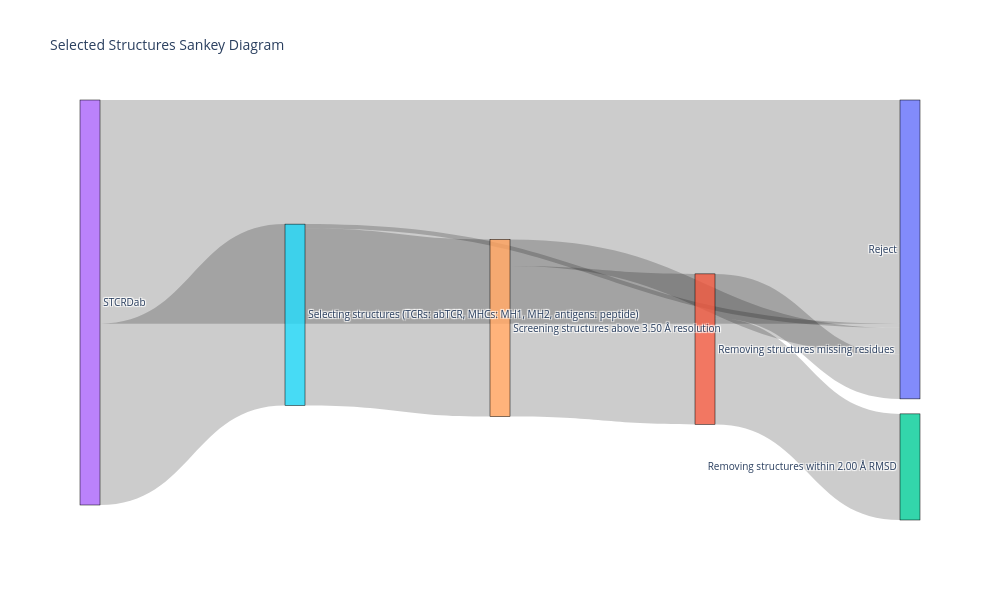

The code cell stored with this chart in its notebook:
### Code cell
plot_df = selection_df.copy()

unique_source_target = list(np.unique(plot_df[['source', 'target']].to_numpy().flatten()))

mapping_dict = {k: v for v, k in enumerate(unique_source_target)}

plot_df['source'] = plot_df['source'].map(mapping_dict)
plot_df['target'] = plot_df['target'].map(mapping_dict)

fig = go.Figure(
    data=[
        go.Sankey(
            node={
                'pad': 15,
                'thickness': 20,
                'line': {'color': 'black', 'width': 0.5},
                'label': unique_source_target,
            },
            link={
                'source': plot_df['source'],
                'target': plot_df['target'],
                'value': plot_df['count'],
            },
        )
    ]
)

fig.update_layout(title_text='Selected Structures Sankey Diagram', font_size=10, width=1000, height=600)

fig.show()

### Figure 1 — Plotly figure (JSON) as saved in the notebook; plotly's stock layout.template omitted (floating-point values rounded to 4 significant figures)
{"data": [{"link": {"source": [3, 5, 4, 1, 3, 5, 4, 1], "target": [5, 4, 1, 2, 0, 0, 0, 0], "value": [429, 419, 356, 251, 529, 10, 63, 105]}, "node": {"label": ["Reject", "Removing structures missing residues", "Removing structures within 2.00 Å RMSD", "STCRDab", "Screening structures above 3.50 Å resolution", "Selecting structures (TCRs: abTCR, MHCs: MH1, MH2, antigens: peptide)"], "line": {"color": "black", "width": 0.5}, "pad": 15, "thickness": 20}, "type": "sankey"}], "layout": {"font": {"size": 10}, "height": 600, "title": {"text": "Selected Structures Sankey Diagram"}, "width": 1000}}
